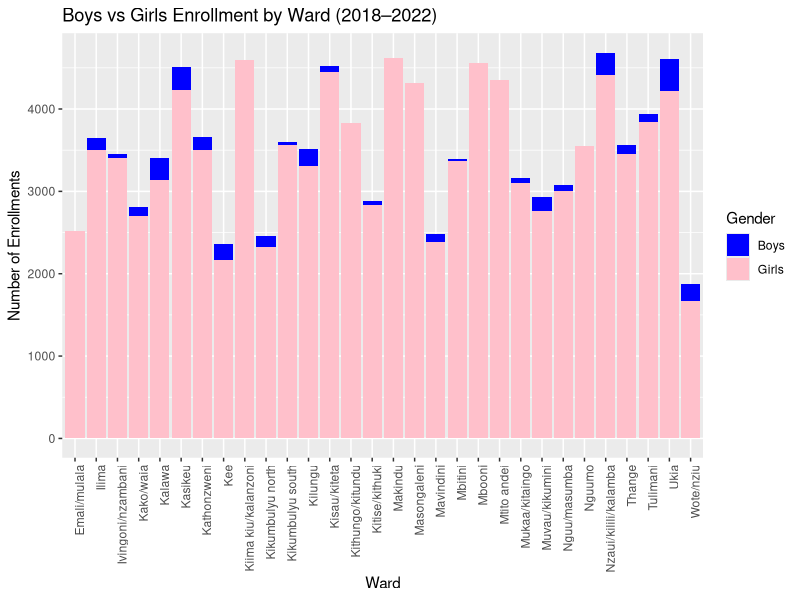

This figure's R source:
# Load necessary libraries
library(ggplot2)

# Input the data
data <- data.frame(
  Ward = c("Mbooni", "Tulimani", "Kithungo/kitundu", "Kalawa", "Kako/waia", "Kisau/kiteta", "Mukaa/kitaingo", 
           "Kiima kiu/kalanzoni", "Kasikeu", "Ukia", "Kilungu", "Ilima", "Kee", "Wote/nziu", 
           "Muvau/kikumini", "Kathonzweni", "Kitise/kithuki", "Mbitini", "Nzaui/kilili/kalamba", 
           "Mavindini", "Makindu", "Nguu/masumba", "Emali/mulala", "Nguumo", "Kikumbulyu north", 
           "Kikumbulyu south", "Ivingoni/nzambani", "Mtito andei", "Thange", "Masongaleni"),
  
  Boys_2018 = c(1212, 711, 881, 724, 572, 908, 768, 1078, 1136, 988, 693, 695, 463, 418, 687, 806, 618, 753, 979, 500, 945, 651, 514, 683, 569, 857, 773, 809, 679, 1030),
  Girls_2018 = c(1248, 880, 927, 622, 645, 1034, 787, 1113, 954, 870, 669, 740, 451, 333, 624, 791, 679, 763, 988, 523, 1078, 654, 568, 809, 542, 900, 774, 872, 774, 1022),
  
  Boys_2019 = c(944, 799, 750, 729, 547, 869, 592, 878, 820, 897, 738, 689, 459, 370, 632, 711, 595, 668, 974, 506, 907, 631, 488, 725, 458, 721, 751, 761, 677, 847),
  Girls_2019 = c(1098, 804, 821, 685, 585, 993, 616, 913, 846, 819, 748, 716, 441, 350, 638, 767, 592, 710, 896, 463, 1055, 680, 523, 777, 426, 764, 760, 886, 778, 842),
  
  Boys_2020 = c(710, 663, 575, 606, 503, 865, 543, 830, 777, 876, 628, 726, 461, 273, 512, 699, 559, 615, 868, 455, 808, 555, 458, 563, 381, 548, 591, 752, 614, 723),
  Girls_2020 = c(604, 592, 641, 538, 431, 730, 492, 758, 728, 788, 602, 644, 399, 234, 455, 610, 501, 581, 773, 439, 654, 517, 401, 553, 375, 524, 570, 886, 565, 878),
  
  Boys_2021 = c(792, 908, 753, 731, 643, 1010, 627, 829, 884, 1010, 783, 853, 531, 438, 585, 742, 548, 664, 941, 478, 981, 639, 550, 775, 570, 803, 726, 935, 852, 868),
  Girls_2021 = c(796, 805, 745, 685, 574, 887, 595, 921, 845, 918, 703, 761, 491, 381, 553, 661, 504, 646, 905, 457, 922, 606, 520, 761, 517, 763, 711, 901, 706, 822),
  
  Boys_2022 = c(797, 855, 705, 614, 547, 867, 629, 941, 897, 838, 675, 686, 448, 374, 510, 703, 569, 692, 924, 541, 946, 604, 500, 718, 476, 668, 615, 902, 743, 767),
  Girls_2022 = c(808, 757, 694, 610, 469, 810, 608, 895, 861, 821, 582, 637, 380, 370, 496, 676, 555, 665, 849, 499, 907, 548, 506, 647, 467, 612, 594, 805, 632, 752)
)

# Calculate total boys and girls enrollment for each ward across years
data$Total_Boys <- rowSums(data[, grep("Boys", names(data))])
data$Total_Girls <- rowSums(data[, grep("Girls", names(data))])
data$Total_Enrollment <- data$Total_Boys + data$Total_Girls

# Print total enrollment per ward
print("Total Enrollment (Boys, Girls, and Overall) for each ward across 2018–2022:")
print(data[, c("Ward", "Total_Boys", "Total_Girls", "Total_Enrollment")])

# Overall totals for boys and girls across all wards and years
overall_total_boys <- sum(data$Total_Boys)
overall_total_girls <- sum(data$Total_Girls)
overall_total_enrollment <- overall_total_boys + overall_total_girls

print(paste("Overall total boys enrollment (2018–2022):", overall_total_boys))
print(paste("Overall total girls enrollment (2018–2022):", overall_total_girls))
print(paste("Overall total enrollment (2018–2022):", overall_total_enrollment))

# Calculate ratios of boys to girls and girls to boys
data$Ratio_Boys_to_Girls <- data$Total_Boys / data$Total_Girls
data$Ratio_Girls_to_Boys <- data$Total_Girls / data$Total_Boys

print("Ratios of Boys to Girls and Girls to Boys for each ward:")
print(data[, c("Ward", "Ratio_Boys_to_Girls", "Ratio_Girls_to_Boys")])

# Bar graph for boys and girls enrollment by ward across all years
ggplot(data, aes(x = Ward)) +
  geom_bar(aes(y = Total_Boys, fill = "Boys"), stat = "identity", position = "dodge") +
  geom_bar(aes(y = Total_Girls, fill = "Girls"), stat = "identity", position = "dodge") +
  labs(title = "Boys vs Girls Enrollment by Ward (2018–2022)", y = "Number of Enrollments") +
  scale_fill_manual(name = "Gender", values = c("Boys" = "blue", "Girls" = "pink")) +
  theme(axis.text.x = element_text(angle = 90, hjust = 1))

# Display the data
head(data)
